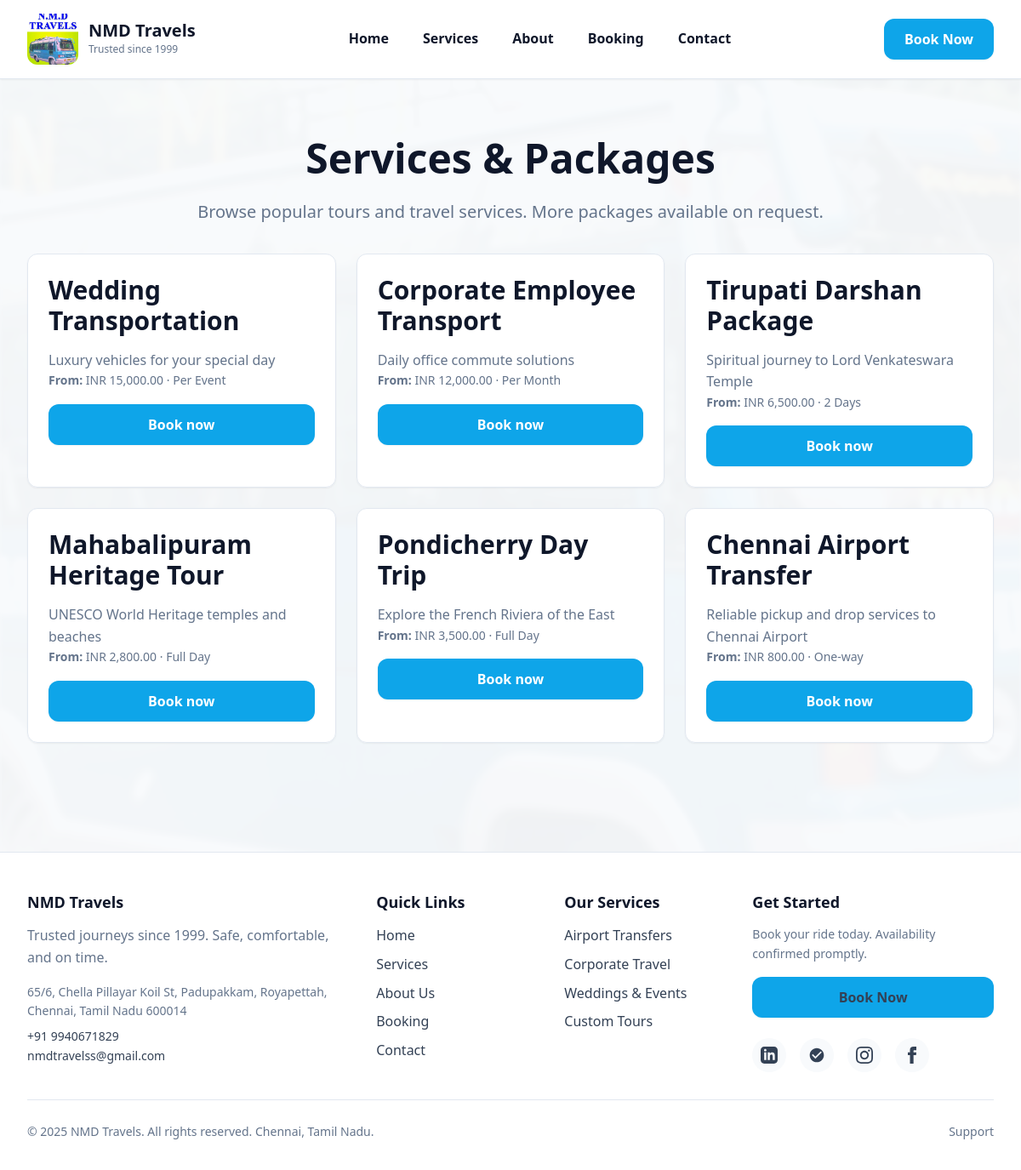
/services.php, run on the app's committed database.
### tables this page shows
CREATE TABLE IF NOT EXISTS services (
  id INT UNSIGNED AUTO_INCREMENT PRIMARY KEY,
  title VARCHAR(160) NOT NULL,
  summary TEXT,
  description TEXT,
  price DECIMAL(10,2),
  currency VARCHAR(10) DEFAULT 'INR',
  duration_label VARCHAR(80),
  image VARCHAR(255),
  is_active TINYINT(1) NOT NULL DEFAULT 1,
  created_at DATETIME NOT NULL DEFAULT CURRENT_TIMESTAMP,
  updated_at DATETIME NULL ON UPDATE CURRENT_TIMESTAMP,
  INDEX idx_is_active (is_active),
  INDEX idx_created_at (created_at)
);

### services.php (the view, shortened to what this page needs)
<?php
require __DIR__ . '/php/config.php';
include __DIR__ . '/partials/header.php';
$stmt = $pdo->query('SELECT title, summary, price, currency, duration_label, image FROM services WHERE is_active = 1 ORDER BY id DESC');
$services = $stmt->fetchAll();
?>
<section class="section">
  <div class="container">
    <div class="text-center mb-8">
      <h1>Services & Packages</h1>
      <p class="text-lead text-muted">Browse popular tours and travel services. More packages available on request.</p>
    </div>
    <div class="grid-3">
      <?php if (!$services): ?>
        <div class="card">
          <h3>Packages coming soon</h3>
          <p class="text-muted">Please check back later or contact us for custom itineraries.</p>
        </div>
      <?php else: ?>
        <?php foreach ($services as $s): ?>
          <div class="card card-interactive">
            <h3><?php echo htmlspecialchars($s['title']); ?></h3>
            <p class="text-muted"><?php echo htmlspecialchars($s['summary'] ?? ''); ?></p>
            <?php if (!is_null($s['price'])): ?>
              <p class="text-sm text-muted mb-4">
                <strong>From:</strong> <?php echo htmlspecialchars($s['currency']); ?> <?php echo number_format($s['price'], 2); ?>
                <span class="text-light">·</span>
                <?php echo htmlspecialchars($s['duration_label'] ?? ''); ?>
              </p>
            <?php endif; ?>
            <a class="btn btn-full" href="<?php echo $basePath; ?>/booking.php">Book now</a>
          </div>
        <?php endforeach; ?>
      <?php endif; ?>
    </div>
  </div>
</section>
<?php include __DIR__ . '/partials/footer.php'; ?>

### partials/header.php (shortened to what this page needs)
<?php
  $basePath = '/travel-site';
?>
<!DOCTYPE html>
<html lang="en">
<head>
  <link rel="stylesheet" href="<?php echo $basePath; ?>/assets/css/site.css">
</head>
<body>
  <header class="site-header" role="banner">
    <div class="container header-container">
      <a href="<?php echo $basePath; ?>/index.php" class="header-brand">
        <img src="<?php echo $basePath; ?>/assets/img/logo.jpg" alt="" class="header-logo">
        <div class="header-brand-text">
          <div class="header-brand-name">NMD Travels</div>
          <div class="header-brand-tagline">Trusted since 1999</div>
        </div>
      </a>
      <nav class="header-nav" role="navigation" aria-label="Main navigation">
        <a href="<?php echo $basePath; ?>/index.php" class="nav-link">Home</a>
        <a href="<?php echo $basePath; ?>/services.php" class="nav-link">Services</a>
        <a href="<?php echo $basePath; ?>/about.php" class="nav-link">About</a>
        <a href="<?php echo $basePath; ?>/booking.php" class="nav-link">Booking</a>
        <a href="<?php echo $basePath; ?>/contact.php" class="nav-link">Contact</a>
      </nav>
      <div class="header-cta">
        <a href="<?php echo $basePath; ?>/booking.php" class="btn">Book Now</a>
      </div>
    </div>
  </header>
  <main id="main-content" role="main">

### partials/footer.php (shortened to what this page needs)
  </main>
  <footer class="site-footer" role="contentinfo">
    <div class="container">
      <div class="footer-grid">
        <div class="footer-section">
          <h4>NMD Travels</h4>
          <p class="text-muted mb-4">Trusted journeys since 1999. Safe, comfortable, and on time.</p>
          <p class="text-sm text-muted mb-2">65/6, Chella Pillayar Koil St, Padupakkam, Royapettah, Chennai, Tamil Nadu 600014</p>
          <p class="text-sm">
            <a href="tel:+919940671829" class="text-muted">+91 9940671829</a><br>
            <a href="mailto:nmdtravelss@gmail.com" class="text-muted">nmdtravelss@gmail.com</a>
          </p>
        </div>
        <div class="footer-section">
          <h4>Quick Links</h4>
          <ul>
            <li><a href="<?php echo $basePath; ?>/index.php">Home</a></li>
            <li><a href="<?php echo $basePath; ?>/services.php">Services</a></li>
            <li><a href="<?php echo $basePath; ?>/about.php">About Us</a></li>
            <li><a href="<?php echo $basePath; ?>/booking.php">Booking</a></li>
            <li><a href="<?php echo $basePath; ?>/contact.php">Contact</a></li>
          </ul>
        </div>
        <div class="footer-section">
          <h4>Our Services</h4>
          <ul>
            <li><a href="<?php echo $basePath; ?>/services.php">Airport Transfers</a></li>
            <li><a href="<?php echo $basePath; ?>/services.php">Corporate Travel</a></li>
            <li><a href="<?php echo $basePath; ?>/services.php">Weddings & Events</a></li>
            <li><a href="<?php echo $basePath; ?>/services.php">Custom Tours</a></li>
          </ul>
        </div>
        <div class="footer-section">
          <h4>Get Started</h4>
          <p class="text-sm text-muted mb-4">Book your ride today. Availability confirmed promptly.</p>
          <a href="<?php echo $basePath; ?>/booking.php" class="btn btn-full mb-6">Book Now</a>
          <div class="footer-social">
            <a href="https://www.linkedin.com/in/nmd-travels-4a20bb381/" class="footer-social-link" aria-label="LinkedIn" target="_blank" rel="noopener">
            </a>
            <a href="https://www.justdial.com/Chennai/Nmd-Travels-Near-Zam-Bazaar-Royapettah/044P1221473572G7U2J6_BZDET" class="footer-social-link" aria-label="Justdial" target="_blank" rel="noopener">
              <svg width="20" height="20" fill="currentColor" viewBox="0 0 24 24"><path d="M12 2C6.48 2 2 6.48 2 12s4.48 10 10 10 10-4.48 10-10S17.52 2 12 2zm-2 15l-5-5 1.41-1.41L10 14.17l7.59-7.59L19 8l-9 9z"/></svg>
            </a>
            <a href="#" class="footer-social-link" aria-label="Instagram">
            </a>
            <a href="#" class="footer-social-link" aria-label="Facebook">
              <svg width="20" height="20" fill="currentColor" viewBox="0 0 24 24"><path d="M9 8h-3v4h3v12h5v-12h3.642l.358-4h-4v-1.667c0-.955.192-1.333 1.115-1.333h2.885v-5h-3.808c-3.596 0-5.192 1.583-5.192 4.615v3.385z"/></svg>
            </a>
          </div>
        </div>
      </div>
      <div class="footer-bottom">
        <div class="footer-bottom-text">
          © <?php echo date('Y'); ?> NMD Travels. All rights reserved. Chennai, Tamil Nadu.
        </div>
        <nav aria-label="Footer navigation">
          <a href="<?php echo $basePath; ?>/contact.php" class="text-sm text-muted">Support</a>
        </nav>
      </div>
    </div>
  </footer>
</body>
</html>

### data on the page
services: title "Wedding Transportation", summary "Luxury vehicles for your special day", currency "INR", price "15,000.00", duration_label "Per Event"
services: title "Corporate Employee Transport", summary "Daily office commute solutions", currency "INR", price "12,000.00", duration_label "Per Month"
services: title "Tirupati Darshan Package", summary "Spiritual journey to Lord Venkateswara Temple", currency "INR", price "6,500.00", duration_label "2 Days"
services: title "Mahabalipuram Heritage Tour", summary "UNESCO World Heritage temples and beaches", currency "INR", price "2,800.00", duration_label "Full Day"
services: title "Pondicherry Day Trip", summary "Explore the French Riviera of the East", currency "INR", price "3,500.00", duration_label "Full Day"
services: title "Chennai Airport Transfer", summary "Reliable pickup and drop services to Chennai Airport", currency "INR", price "800.00", duration_label "One-way"
